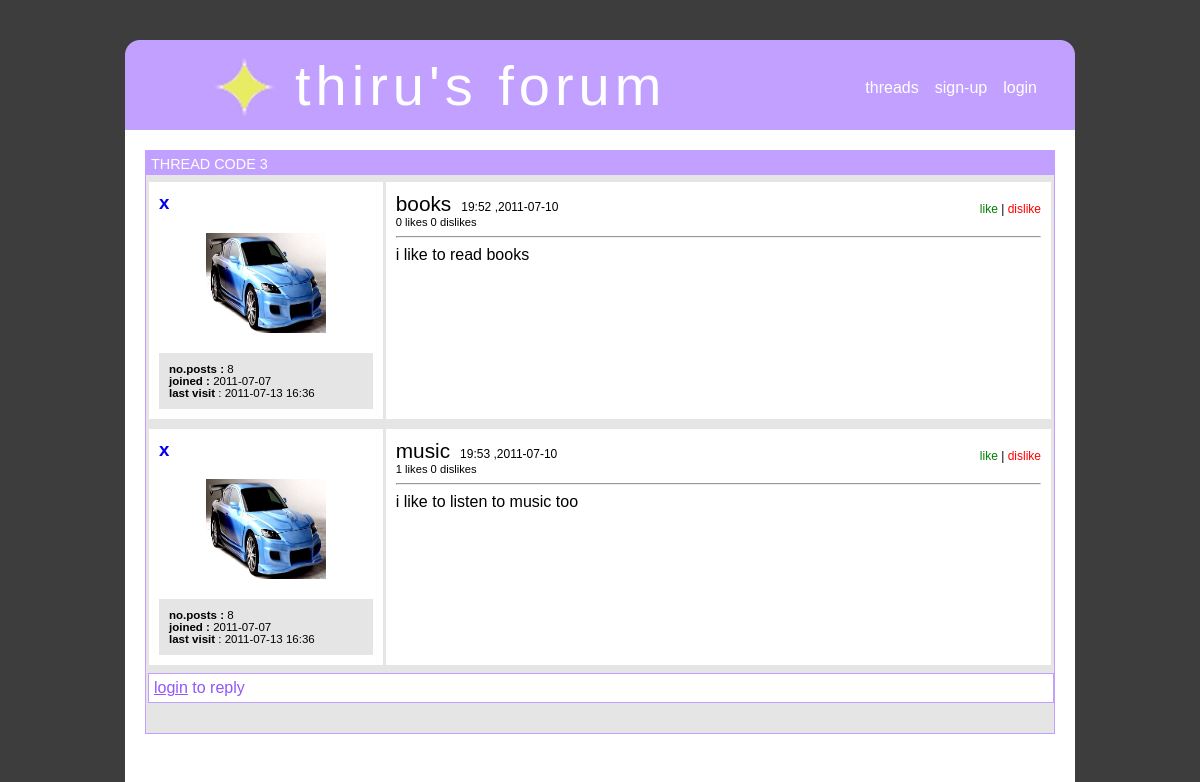
Page /rex.php?xs=3 on the committed database.
### tables this page shows
CREATE TABLE IF NOT EXISTS `postx` (
  `post_id` int(11) NOT NULL,
  `parent_id` int(11) NOT NULL,
  `username` text NOT NULL,
  `title` text NOT NULL,
  `content` text NOT NULL,
  `time` time NOT NULL,
  `date` date NOT NULL,
  `likes` int(11) NOT NULL,
  `dislikes` int(11) NOT NULL
);

CREATE TABLE IF NOT EXISTS `userx` (
  `username` text NOT NULL,
  `gender` varchar(20) NOT NULL,
  `name` text NOT NULL,
  `birthday` date NOT NULL,
  `occupation` text NOT NULL,
  `interest` text NOT NULL,
  `location` text NOT NULL,
  `email` text NOT NULL,
  `picture` text NOT NULL,
  `joindate` date NOT NULL,
  `last` timestamp NOT NULL DEFAULT CURRENT_TIMESTAMP ON UPDATE CURRENT_TIMESTAMP
);

### rex.php (the view, shortened to what this page needs)
<html>
      <head>
            <link href="styx.css" rel="stylesheet" type="text/css">
<?php
$xparent=$_GET["xs"];
?>
     </head>
      <body>
         <div id="cz" style=" margin-top:40px;text-align:left;">
             <div id="header">
                 <div>
                 <img src="leftcurve.jpeg" style="float:left;">
                 <img src="rightcurve.jpeg" style="float:right;">
                 </div>
                  <br>
                           <div style="margin-left:90px;">
                               <img src="sign.jpeg">
                               <div id="h">thiru's forum</div>
                           </div>
                         <div id="linkx">
                         <ul>
                            <li><a href="index.php">threads</a> </li>
                            <li><a href='signup.php'> sign-up </a></li>
                       <?php        if(!isset($_SESSION["usrx"]))
                          {
                         echo  " <li><a href='xlogin.php'> login </a></li>
                                  ";   }
                         else
                           {
                          echo  "<li><a href='logout.php'> logout </a></li>";
                          echo "<li><a href='prox.php?xf=".$_SESSION["usrx"]."'>".$_SESSION["usrx"]."</a></li>";
                                      }
                         ?>
                        </ul>
                        </div>
                </div>
        <div id="cont" style="padding:20px;margin-bottom:200px;">
                <div id="r13" >
            <div id="h3" >
                  <div class="lt"> <?php echo "THREAD CODE ".$xparent  ?></div>
                </div>
                <div id="inx2"><div id="inz">
         <?php
              $conz=mysql_connect("localhost","root","") or die(mysql_error());
              $sq7="SELECT * FROM postx WHERE parent_id='{$xparent}' ORDER BY post_id;";
              $re7=mysql_query($sq7,$conz);
              while($row=mysql_fetch_array($re7))
               {
               $ed=$row['username'];
              $sq31="SELECT joindate,last,picture FROM userx WHERE username='{$ed}';";
              $count31=mysql_query($sq31,$conz) or die(mysql_error());
              $count39=mysql_fetch_array($count31);
              $sq32="SELECT count(*) AS pox FROM postx WHERE username='{$ed}';";
              $count32=mysql_query($sq32,$conz) or die(mysql_error());
              $count40=mysql_fetch_array($count32);
              echo "
                    <div id='ipost'>
 <table id='tablex2'>              <tr>
                            <td  valign='top'>
                               <h3> <a href='prox.php?xf=".$row['username']."'>".$row['username']."</a></h3>
                           <div id='picx' style='text-align:center;'>  <img src='".$count39["picture"]."' height='100' width='120'>  </div>
                          <div class='sd2'>
                        <strong>no.posts : </strong>".$count40["pox"]."<br>
                        <strong>joined : </strong>".$count39["joindate"]."<br>
                        <strong>last visit </strong>: ";
                 if(isset($_SESSION["usrx"]))
                   {
                  if($_SESSION["usrx"]==$row["username"])
                     echo substr($_SESSION["lastd"],0,-3);
                  else
                     echo  substr($count39["last"],0,-3);
                }
            else
          { echo  substr($count39["last"],0,-3);}
                   echo"   </div>      </td>
                                <td valign='top' width='74%'>
                                <span class='ix'>".$row['title']."</span><span class='iy'>".substr($row['time'],0,5)." ,".$row['date']." </span>
                           <div class='iz'>
                             <span onclick='zpost(".$row["post_id"].",100)' style='color:green;'>
                                     like</span> | <span onclick='zpost(".$row["post_id"].",500)' style='color:red;'>
                                     dislike</span>
                           </div>
                                    <br>
                                  <div id='za".$row["post_id"]."' class='zax'>".$row["likes"]." likes ".$row["dislikes"]." dislikes</div>
                                     <hr>
                                     ".$row['content']."
                                </td> </tr>
 </table>             </div>
               ";
                 } echo "</div>";
                   if(isset($_SESSION["usrx"]))
                   {
                     echo "  <div id='threadx' style='margin-right:2px;margin-bottom:2px;' >
                         <div id='h3' >
                               <div class='lt'> REPLY</div>
                          </div>
                    <div id='cthreadx'>
                                  <form >
                             <table>
                                <tr><td align='right'>Title :</td><td><input style='border: 1px inset;' type='text' id='tix' name='titlex'></td><td id='lok1' class='yut'></td></tr>
                                <tr><td valign='top' align='right'>Content :</td><td><textarea style='border: 1px inset;' id='cox' name='contentx' rows='4' cols='80'></textarea></td><td id='lok2' class='yut'></td></tr>
                                 <tr><td colspan='2' align='right'><input type='button' value='submit' onclick='ithread2();'></td></tr>
                            </table>
                                  </form>
                     </div>
                             </div>";
                   }
                  else
                      echo "<div id='ct1' ><a href='xlogin.php'>login</a> to reply</div>";
  ?>
                </div>
                </div>
         </div>
          </div>
     </body>
</html>

### styx.css (style rules this page uses)
body { margin:0; font-family:verdana,sans-serif; background-color:#3d3d3d; text-align:center; }
#cz { width:950px; background-color:#FFFFFF; display:table; margin:0 auto; }
#header { background-color:#c2a0ff; height:90px; color:#ffffff; }
#cont { background-color:#ffffff; }
#h { margin-top:-65px; margin-left:80px; font-family:ubuntu,verdana,sans-serif; letter-spacing:5px; font-size:3.5em; }
#linkx { float:right; margin-top:-63px; margin-right:30px; }
#linkx li { list-style-type:none; float:left; padding:8px; }
#linkx a { text-decoration:none; color:#ffffff; font-size:16px; }
#h3 { background-color:#c2a0ff; height:24px; }
.lt { color:#ffffff; padding:5px; font-size:90%; }
#tablex2 { width:908px; border-collapse:separate; border-spacing:3px; }
#tablex2 td { background-color:#ffffff; padding:10px; }
#ct1 { color:#9057f9; padding:5px; border:1px solid #c2a0ff; margin-top:5px; margin-left:2px; background-color:#ffffff; margin-bottom:30px; }
#r13 { border:1px solid #c2a0ff; background-color:#e5e5e5; }
#inx2 { background-color:#e5e5e5; }
.ix { font-size:130%; padding-right:10px; }
.iy { padding-top:10px; font-size:75%; }
#ct1 a { color:#9057f9; }
.sd2 { font-size:72%; background-color:#e5e5e5; padding:10px; margin-top:20px; }
#ipost { margin-top:4px; width:907px; }
#ipost a { text-decoration:none; }
.iz { padding-top:10px; float:right; font-size:75%; }
.zax { font-size:70%; }
.iz span { text-decoration:none; cursor:pointer; }
#picx { margin-bottom:20px; }

### rows in the picture
postx: username "x", userx.picture (picture), pox "8", userx.joindate "2011-07-07", userx.last "2011-07-13 16:36", title "books", time "19:52", date "2011-07-10", likes "0", dislikes "0", content "i like to read books"
postx: username "x", userx.picture (picture), pox "8", userx.joindate "2011-07-07", userx.last "2011-07-13 16:36", title "music", time "19:53", date "2011-07-10", likes "1", dislikes "0", content "i like to listen to music too"

### other values in the picture
$xparent "3"
